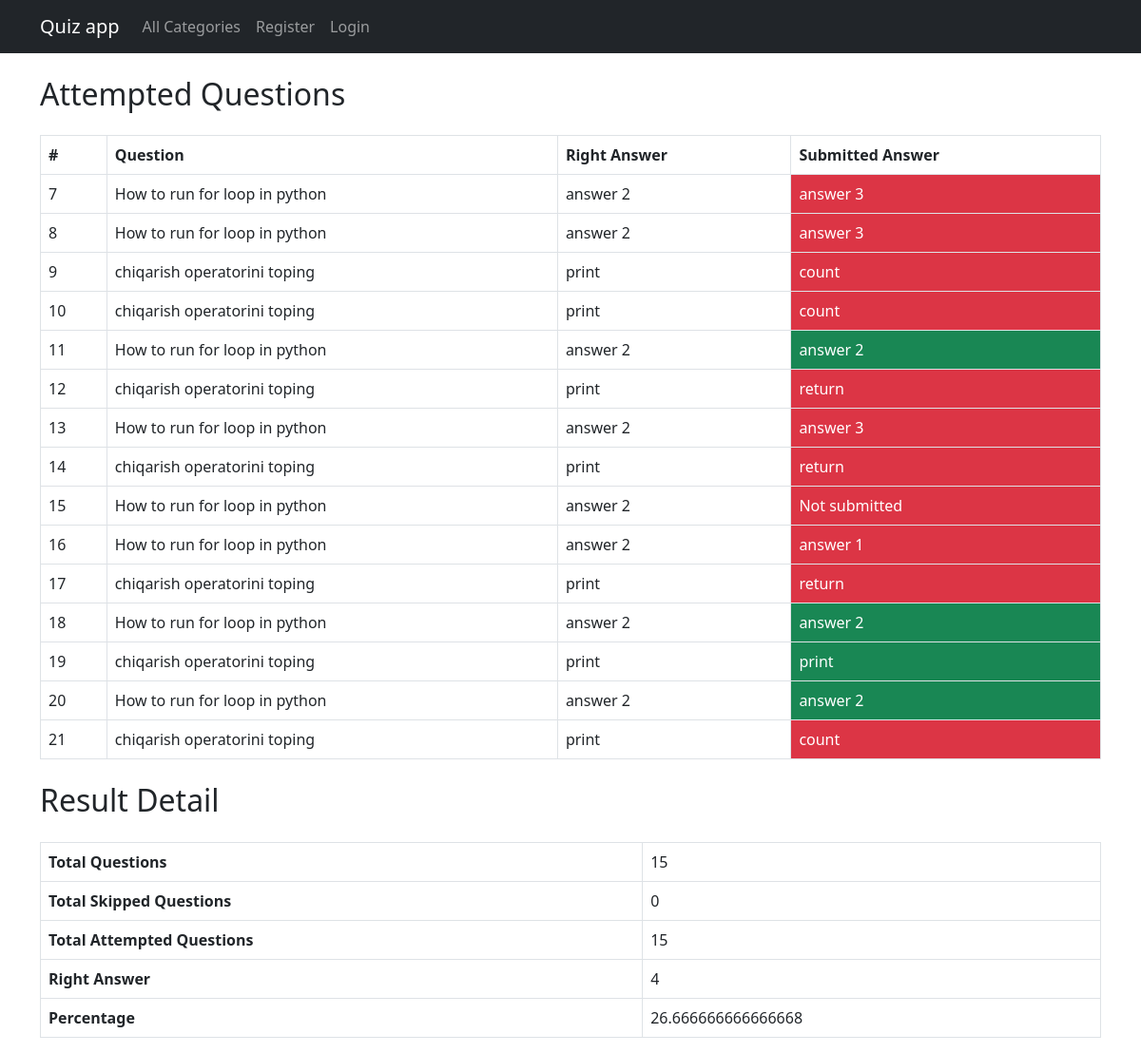
Page /result/ (signed in) on the committed database.
### main/models.py (models this page shows)
class UserSubmittedAnswer(models.Model):
    question = models.ForeignKey(QuizQuestion, on_delete=models.CASCADE)
    user = models.ForeignKey(User,on_delete=models.CASCADE)
    right_answer = models.CharField(max_length=200)
    class Meta:
        verbose_name_plural = 'User submitted Answer'

class QuizQuestion(models.Model):
    category = models.ForeignKey(QuizCategory,on_delete=models.CASCADE)
    question = models.TextField()
    opt_1 = models.CharField(max_length=200)
    opt_2 = models.CharField(max_length=200)
    opt_3 = models.CharField(max_length=200)
    opt_4 = models.CharField(max_length=200)
    level = models.CharField(max_length=100)
    time_limit = models.IntegerField()
    right_opt = models.CharField(max_length=100)
    class Meta:
        verbose_name_plural = 'Questions'
    def __str__(self) -> str:
        return self.question

### main/views.py (the view)
# urls.py: path('result/',result,name='result')
@login_required
def result(request):
    result = UserSubmittedAnswer.objects.filter(user=request.user)
    skipped = UserSubmittedAnswer.objects.filter(user=request.user,right_answer='Not Submitted').count()
    attempted = UserSubmittedAnswer.objects.filter(user=request.user).exclude(right_answer='Not Submitted').count()
    rightAns=0
    percentage=0
    for row in result:
        if row.question.right_opt == row.right_answer:
            rightAns += 1
    percentage = (rightAns*100)/result.count()
    context = {
                "result":result,
                "total_skipped":skipped,
                "attempted":attempted,
                "rightAns":rightAns,
                "percentage":percentage
            }
    return render(request,'result.html',context)

### main/templates/result.html (shortened to what this page needs)
{% extends 'base.html' %}
{% load static %}
{% block content %}
<h2 class="my-4">Attempted Questions</h2>
<table class = "table table-bordered">
    <thead>
        <tr>
            <th>#</th>
            <th>Question</th>
            <th>Right Answer</th>
            <th>Submitted Answer</th>
        </tr>
    </thead>
    <tbody>
        {% for row in result %}
        <tr>
            <td>{{row.id}}</td>
            <td>{{row.question}}</td>
            <td>{{row.question.right_opt}}</td>
            {% if row.question.right_opt == row.right_answer %}
            <td class="bg-success text-white">{{row.right_answer}}</td>
            {% else %}
            <td class="bg-danger text-white">{{row.right_answer}}</td>
            {% endif %}
        </tr>
        {% endfor %}
    </tbody>
</table>
<h2 class="my-4">Result Detail</h2>
<table class = "table table-bordered">
    <tr>
        <th>Total  Questions </th>
        <td>{{result.count}}</td>
    </tr>
    <tr>
        <th>Total Skipped Questions </th>
        <td>{{total_skipped}}</td>
    </tr>
    <tr>
        <th>Total Attempted Questions </th>
        <td>{{attempted}}</td>
    </tr>
    <tr>
        <th>Right Answer </th>
        <td>{{rightAns}}</td>
    </tr>
    <tr>
        <th>Percentage</th>
        <td>{{percentage}}</td>
    </tr>
</table>
{% endblock content %}

### rows in the picture
UserSubmittedAnswer: id "7", question "How to run for loop in python", question.right_opt "answer 2", right_answer "answer 3"
UserSubmittedAnswer: id "8", question "How to run for loop in python", question.right_opt "answer 2", right_answer "answer 3"
UserSubmittedAnswer: id "9", question "chiqarish operatorini toping", question.right_opt "print", right_answer "count"
UserSubmittedAnswer: id "10", question "chiqarish operatorini toping", question.right_opt "print", right_answer "count"
UserSubmittedAnswer: id "11", question "How to run for loop in python", question.right_opt "answer 2", right_answer "answer 2"
UserSubmittedAnswer: id "12", question "chiqarish operatorini toping", question.right_opt "print", right_answer "return"
UserSubmittedAnswer: id "13", question "How to run for loop in python", question.right_opt "answer 2", right_answer "answer 3"
UserSubmittedAnswer: id "14", question "chiqarish operatorini toping", question.right_opt "print", right_answer "return"
UserSubmittedAnswer: id "15", question "How to run for loop in python", question.right_opt "answer 2", right_answer "Not submitted"
UserSubmittedAnswer: id "16", question "How to run for loop in python", question.right_opt "answer 2", right_answer "answer 1"
UserSubmittedAnswer: id "17", question "chiqarish operatorini toping", question.right_opt "print", right_answer "return"
UserSubmittedAnswer: id "18", question "How to run for loop in python", question.right_opt "answer 2", right_answer "answer 2"
UserSubmittedAnswer: id "19", question "chiqarish operatorini toping", question.right_opt "print", right_answer "print"
UserSubmittedAnswer: id "20", question "How to run for loop in python", question.right_opt "answer 2", right_answer "answer 2"
UserSubmittedAnswer: id "21", question "chiqarish operatorini toping", question.right_opt "print", right_answer "count"

### other values in the picture
{{ result.count }} "15"
{{ total_skipped }} "0"
{{ attempted }} "15"
{{ rightAns }} "4"
{{ percentage }} "26.666666666666668"
